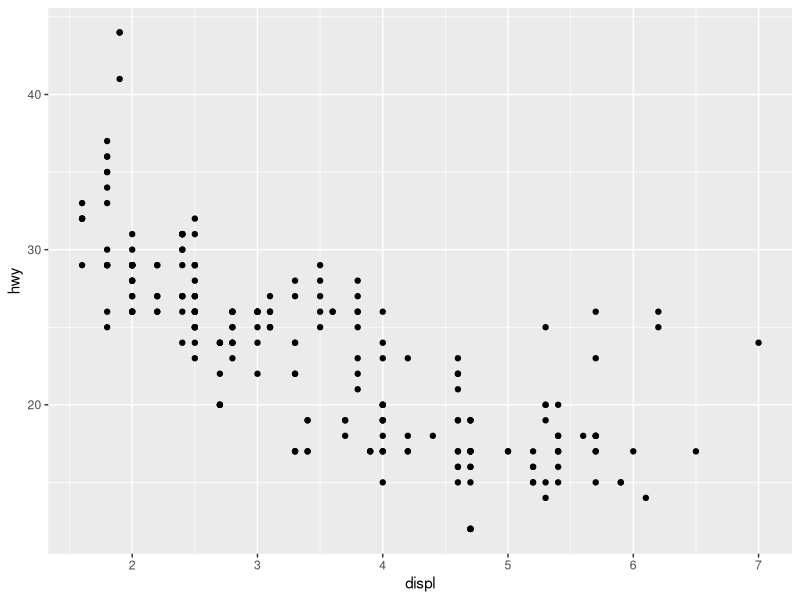
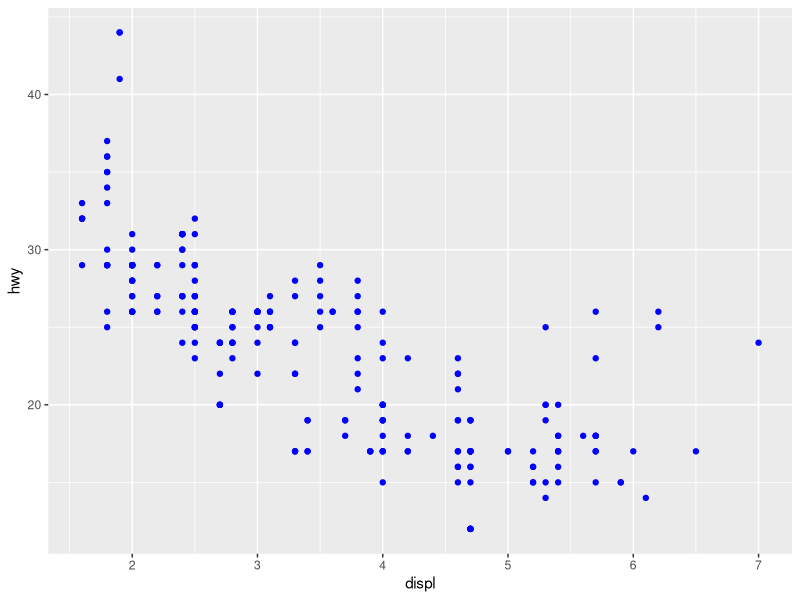
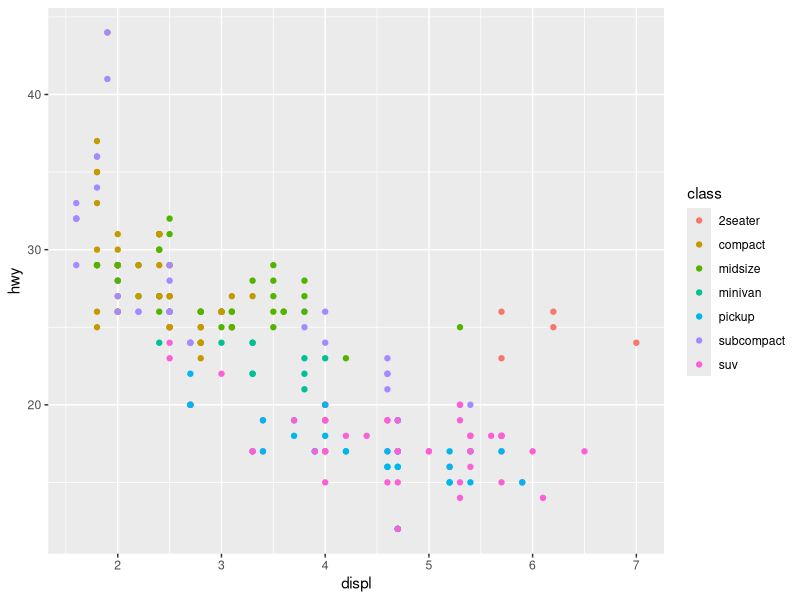
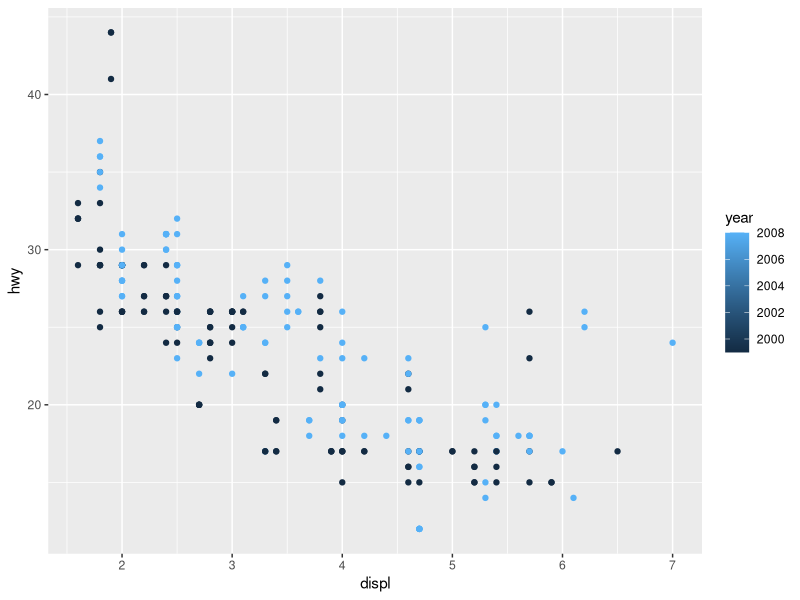
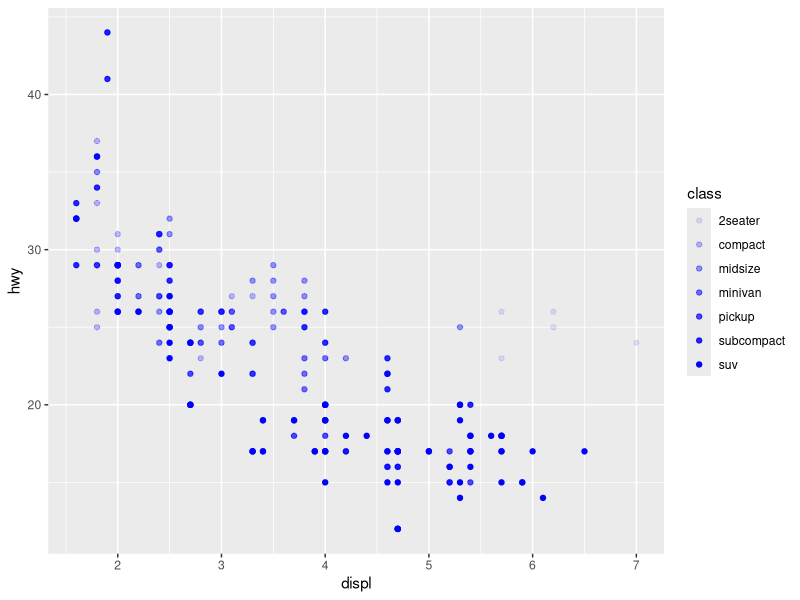
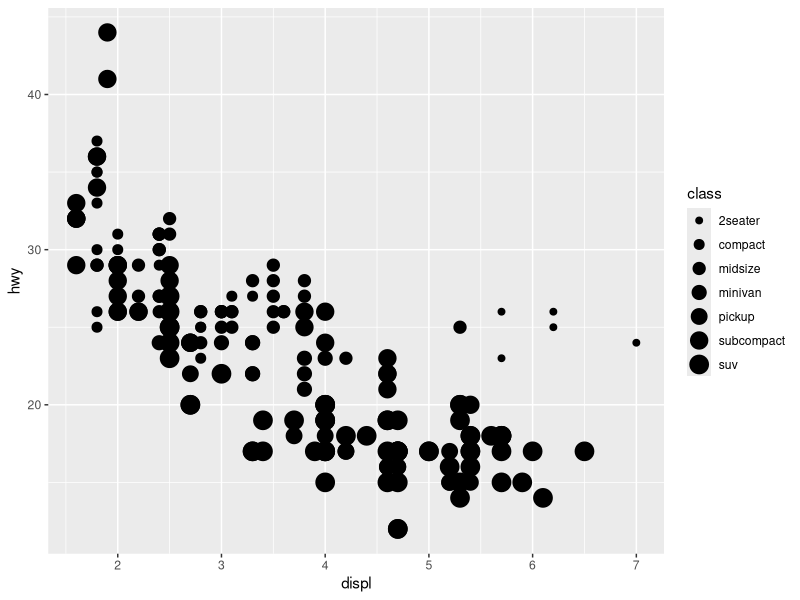
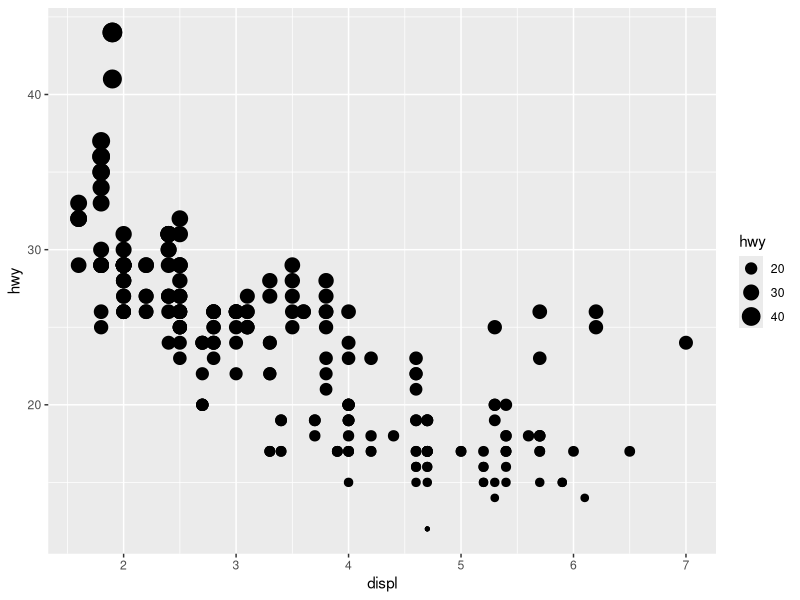
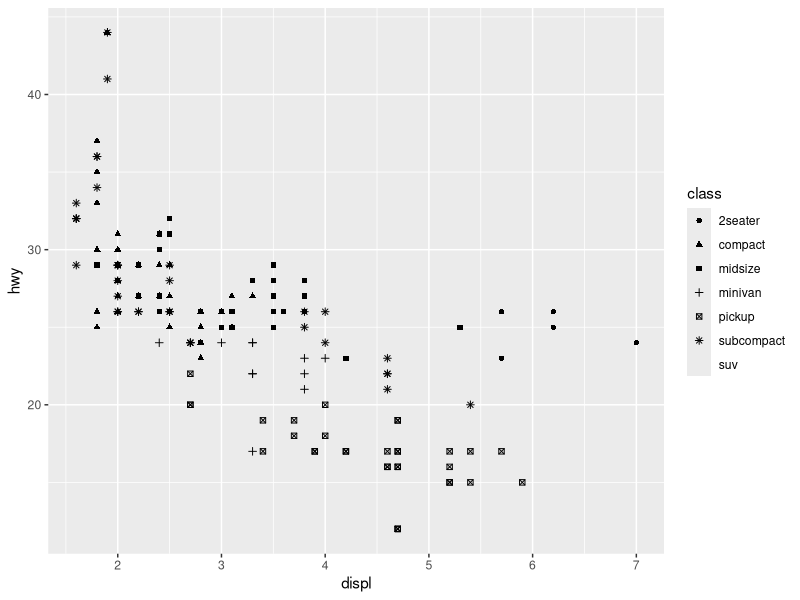

R code for these plots, in order:
library(dplyr)
library(tidyverse) 

# Show the data for a complete overview
View(mpg)
?mpg

# Create a simple dot plot
ggplot(data = mpg) +
  geom_point(mapping = aes(x = displ, y = hwy))

# You can override the color with a fixed value
ggplot(data = mpg) +
  geom_point(mapping = aes(x = displ, y = hwy), color = "blue")

# You can also have an attribute determine the colouring. Note that color is now inside the aes funcion
ggplot(data = mpg) +
  geom_point(mapping = aes(x = displ, y = hwy, color = class))

ggplot(data = mpg) +
  geom_point(mapping = aes(x = displ, y = hwy, color = year))

# with alpha you can control the shading of the dots

ggplot(data = mpg) +
  geom_point(mapping = aes(x = displ, y = hwy, alpha = class), color = "blue")

# with size you can control the size of the dots 

ggplot(data = mpg) +
  geom_point(mapping = aes(x = displ, y = hwy, size = class))

ggplot(data = mpg) +
  geom_point(mapping = aes(x = displ, y = hwy, size = hwy))

# with shape you can control the shape of the dots 

ggplot(data = mpg) +
  geom_point(mapping = aes(x = displ, y = hwy, shape = class))

# You can split the graph in 'facets'
ggplot(data = mpg) +
  geom_point(mapping = aes(x = displ, y = hwy)) +
  facet_wrap(~ class, nrow = 2)

ggplot(data = mpg) +
  geom_point(mapping = aes(x = displ, y = hwy)) +
  facet_grid(drv ~ cyl)

# This is a different format
ggplot(data = mpg, mapping = aes (x = hwy, y = cyl)) +
  geom_point()

# Now for the variations 
ggplot(data = mpg)  +
  geom_point(mapping = aes (x = displ, y = hwy))

ggplot(data = mpg)  +
  geom_smooth(mapping = aes (x = displ, y = hwy))

# You can combine the two above graphs easily....

ggplot(data = mpg)  +
  geom_point(mapping = aes (x = displ, y = hwy)) +
  geom_smooth(mapping = aes (x = displ, y = hwy))

# Same effect as before, but with parameters more conveniently reorganised
ggplot(data = mpg, mapping = aes (x = displ, y = hwy))  +
  geom_point() +
  geom_smooth()

# And add color effects as before

ggplot(data = mpg, mapping = aes (x = displ, y = hwy))  +
  geom_point(mapping = aes(color = class)) +
  geom_smooth()

ggplot(data = mpg, mapping = aes (x = displ, y = hwy))  +
  geom_point(mapping = aes(color = class)) +
  geom_smooth(color = "Yellow")

# You can select data also

ggplot(data = mpg, mapping = aes (x = displ, y = hwy))  +
  geom_point(mapping = aes(color = class)) +
  geom_smooth(
    data = filter(mpg, class == "subcompact"))

ggplot(data = mpg, mapping = aes (x = displ, y = hwy))  +
  geom_point(mapping = aes(color = class)) +
  geom_smooth(
    data = filter(mpg, class == "subcompact"),
    se = FALSE)

ggplot(data = mpg, mapping = aes (x = displ, y = hwy))  +
  geom_point(mapping = aes(color = class)) +
  geom_smooth(
    data = filter(mpg, class == "pickup"))

ggplot(data = mpg)  +
  geom_smooth(mapping = aes (x = displ, y = hwy,  class = drv))

ggplot(data = mpg)  +
  geom_smooth(mapping = aes (x = displ, y = hwy,  class = trans))


# Create a simple dot plot
p <- ggplot(data = mpg)
p <- p + geom_point(mapping = aes(x = displ, y = hwy, color = cyl))
p <- p + labs (color = "Cylinder cont.")
p <- p + labs(x = "New x label")
p <- p + labs(y = "New y label")
p <- p + labs(title = "New Plot", subtitle = "New subtitle")
p <- p + labs(caption = "(based on data from ...)")
p
